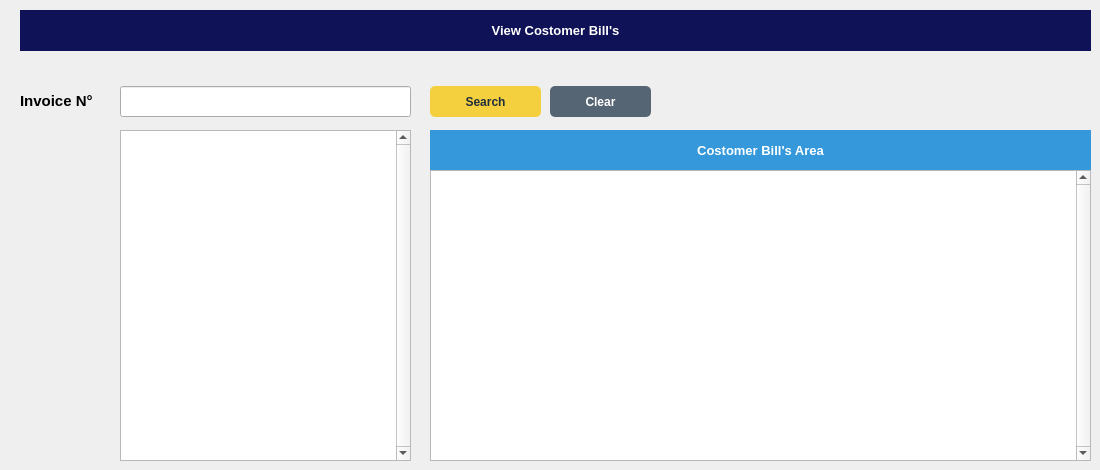
       <widget class="QWidget" name="tab_7">
        <attribute name="title">
         <string>Bill's Reports</string>
        </attribute>
        <widget class="QLabel" name="label_30">
         <property name="geometry">
          <rect>
           <x>20</x>
           <y>10</y>
           <width>1071</width>
           <height>41</height>
          </rect>
         </property>
         <property name="font">
          <font>
           <pointsize>10</pointsize>
           <weight>75</weight>
           <bold>true</bold>
          </font>
         </property>
         <property name="styleSheet">
          <string notr="true">background-color: rgb(15, 18, 86);
color: rgb(255, 255, 255);</string>
         </property>
         <property name="text">
          <string>View Costomer Bill's</string>
         </property>
         <property name="alignment">
          <set>Qt::AlignCenter</set>
         </property>
        </widget>
        <widget class="QLabel" name="label_31">
         <property name="geometry">
          <rect>
           <x>20</x>
           <y>90</y>
           <width>81</width>
           <height>21</height>
          </rect>
         </property>
         <property name="font">
          <font>
           <pointsize>11</pointsize>
           <weight>75</weight>
           <bold>true</bold>
          </font>
         </property>
         <property name="text">
          <string>Invoice N°</string>
         </property>
        </widget>
        <widget class="QLineEdit" name="Invoice_Sales">
         <property name="geometry">
          <rect>
           <x>120</x>
           <y>86</y>
           <width>291</width>
           <height>31</height>
          </rect>
         </property>
        </widget>
        <widget class="QPushButton" name="Search_Bills_Btn">
         <property name="geometry">
          <rect>
           <x>430</x>
           <y>86</y>
           <width>111</width>
           <height>31</height>
          </rect>
         </property>
         <property name="font">
          <font>
           <weight>75</weight>
           <bold>true</bold>
          </font>
         </property>
         <property name="cursor">
          <cursorShape>PointingHandCursor</cursorShape>
         </property>
         <property name="styleSheet">
          <string notr="true">QPushButton{
  background-color: rgb(244, 208, 63);
  color: rgb(33, 47, 61);
  border-radius: 5px;
}
QPushButton::pressed{
	padding-left:2px;
	padding-top: 3px;
	background-color: rgb(248, 196, 113);
}</string>
         </property>
         <property name="text">
          <string>Search</string>
         </property>
        </widget>
        <widget class="QPushButton" name="Clear_Bills_Btn">
         <property name="geometry">
          <rect>
           <x>550</x>
           <y>86</y>
           <width>101</width>
           <height>31</height>
          </rect>
         </property>
         <property name="font">
          <font>
           <weight>75</weight>
           <bold>true</bold>
          </font>
         </property>
         <property name="cursor">
          <cursorShape>PointingHandCursor</cursorShape>
         </property>
         <property name="styleSheet">
          <string notr="true">QPushButton{
  background-color: rgb(86, 101, 115);
  color: rgb(255, 255, 255);
  border-radius: 5px;
}
QPushButton::pressed{
	padding-left:5px;
	padding-top: 5px;
	background-color: rgb(128, 139, 150);
}</string>
         </property>
         <property name="text">
          <string>Clear</string>
         </property>
         <property name="icon">
          <iconset resource="images_rc.qrc">
           <normaloff>:/images/Images/clean.png</normaloff>:/images/Images/clean.png</iconset>
         </property>
        </widget>
        <widget class="QLabel" name="label_32">
         <property name="geometry">
          <rect>
           <x>430</x>
           <y>130</y>
           <width>661</width>
           <height>40</height>
          </rect>
         </property>
         <property name="font">
          <font>
           <pointsize>10</pointsize>
           <weight>75</weight>
           <bold>true</bold>
          </font>
         </property>
         <property name="styleSheet">
          <string notr="true">background-color: rgb(52, 152, 219);
color: rgb(255, 255, 255);</string>
         </property>
         <property name="text">
          <string>Costomer Bill's Area</string>
         </property>
         <property name="alignment">
          <set>Qt::AlignCenter</set>
         </property>
        </widget>
        <widget class="QPlainTextEdit" name="Invoice_plainTextEdit">
         <property name="geometry">
          <rect>
           <x>430</x>
           <y>170</y>
           <width>661</width>
           <height>291</height>
          </rect>
         </property>
         <property name="verticalScrollBarPolicy">
          <enum>Qt::ScrollBarAlwaysOn</enum>
         </property>
         <property name="lineWrapMode">
          <enum>QPlainTextEdit::NoWrap</enum>
         </property>
         <property name="readOnly">
          <bool>true</bool>
         </property>
        </widget>
        <widget class="QListWidget" name="Invoice_listWidget">
         <property name="geometry">
          <rect>
           <x>120</x>
           <y>130</y>
           <width>291</width>
           <height>331</height>
          </rect>
         </property>
         <property name="verticalScrollBarPolicy">
          <enum>Qt::ScrollBarAlwaysOn</enum>
         </property>
        </widget>
       </widget>
